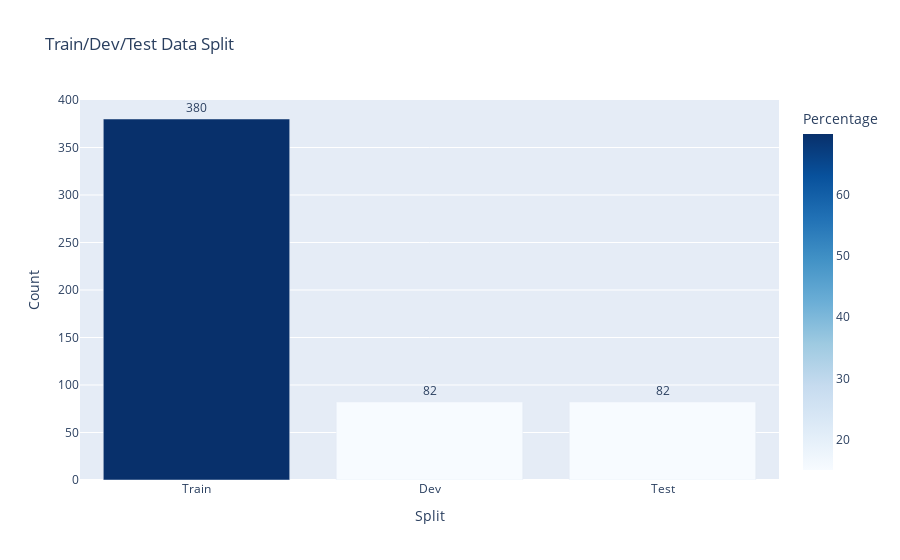

This figure's notebook cell:
### Markdown cell above
### 3.1 Split Data into Train/Dev/Test Sets

Split the data: 70% training, 15% development, 15% testing.

### Code cell
# Split data: 70% train, 15% dev, 15% test
train_data, temp_data = train_test_split(spacy_data, test_size=0.3, random_state=42)
dev_data, test_data = train_test_split(temp_data, test_size=0.5, random_state=42)

print(f"📊 Data Split:")
print(f"  Training set:   {len(train_data)} examples ({len(train_data)/len(spacy_data)*100:.1f}%)")
print(f"  Development set: {len(dev_data)} examples ({len(dev_data)/len(spacy_data)*100:.1f}%)")
print(f"  Test set:       {len(test_data)} examples ({len(test_data)/len(spacy_data)*100:.1f}%)")

# Visualize split
split_df = pd.DataFrame({
    'Split': ['Train', 'Dev', 'Test'],
    'Count': [len(train_data), len(dev_data), len(test_data)],
    'Percentage': [
        len(train_data)/len(spacy_data)*100,
        len(dev_data)/len(spacy_data)*100,
        len(test_data)/len(spacy_data)*100
    ]
})

fig = px.bar(
    split_df, 
    x='Split', 
    y='Count',
    title='Train/Dev/Test Data Split',
    text='Count',
    color='Percentage',
    color_continuous_scale='blues'
)
fig.update_traces(textposition='outside')
fig.show()

### Figure 1 — Plotly figure (JSON) as saved in the notebook; plotly's stock layout.template omitted (floating-point values rounded to 4 significant figures)
{"data": [{"hovertemplate": "Split=%{x}<br>Count=%{text}<br>Percentage=%{marker.color}<extra></extra>", "legendgroup": "", "marker": {"color": [69.85, 15.07, 15.07], "coloraxis": "coloraxis", "pattern": {"shape": ""}}, "name": "", "orientation": "v", "showlegend": false, "text": [380.0, 82.0, 82.0], "textposition": "outside", "type": "bar", "x": ["Train", "Dev", "Test"], "xaxis": "x", "y": [380, 82, 82], "yaxis": "y"}], "layout": {"barmode": "relative", "coloraxis": {"colorbar": {"title": {"text": "Percentage"}}, "colorscale": [[0, "rgb(247,251,255)"], [0.125, "rgb(222,235,247)"], [0.25, "rgb(198,219,239)"], [0.375, "rgb(158,202,225)"], [0.5, "rgb(107,174,214)"], [0.625, "rgb(66,146,198)"], [0.75, "rgb(33,113,181)"], [0.875, "rgb(8,81,156)"], [1, "rgb(8,48,107)"]]}, "legend": {"tracegroupgap": 0}, "title": {"text": "Train/Dev/Test Data Split"}, "xaxis": {"anchor": "y", "domain": [0, 1], "title": {"text": "Split"}}, "yaxis": {"anchor": "x", "domain": [0, 1], "title": {"text": "Count"}}}}
